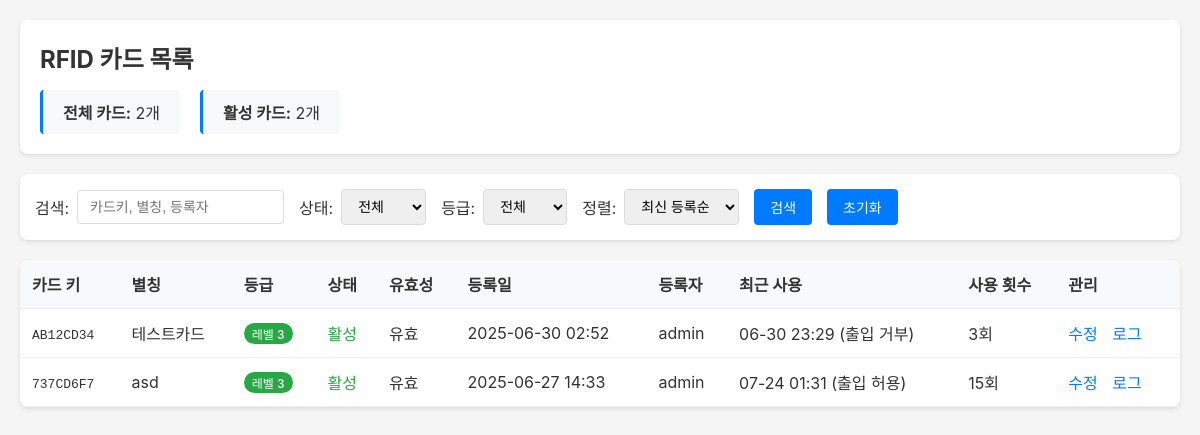
/RFID/card_list/ (signed in), run on an earlier commit of the app's database.
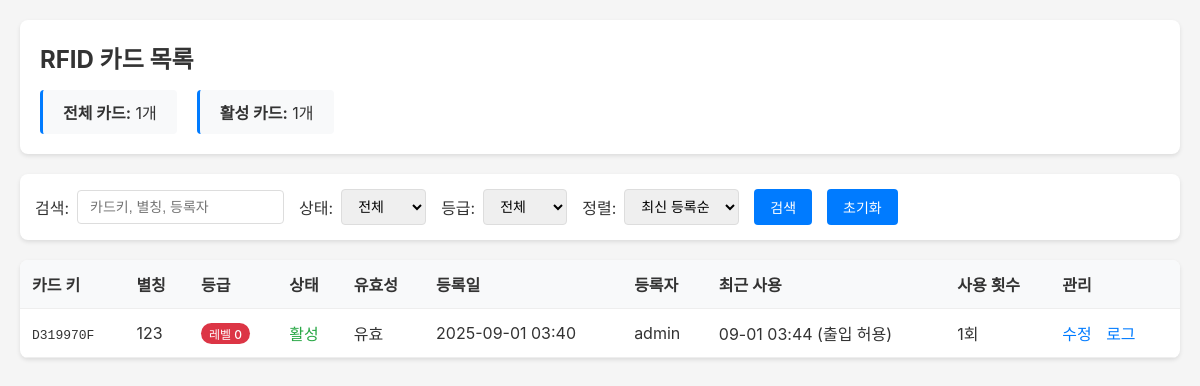
And on a later commit of the database.
### RFID/models.py (models this page shows, shortened)
class Card(models.Model):
    card_key_value = models.CharField(
        max_length=20,
        verbose_name="카드 고유키",
        help_text="RFID 카드의 UID (Hex 형태)"
    )
    card_alias = models.CharField(
        max_length=100,
        verbose_name="카드 별칭",
        help_text="예: 홍길동 카드, 임시카드1"
    )
    card_level = models.IntegerField(
        default=5,
        validators=[MinValueValidator(0), MaxValueValidator(5)],
        verbose_name="카드 보안 등급",
        help_text="0=최고 권한, 5=최저 권한"
    )
    regist_date = models.DateTimeField(
        auto_now_add=True,
        verbose_name="등록일시"
    )
    who_add = models.CharField(
        max_length=100,
        verbose_name="등록자",
        help_text="카드를 등록한 관리자 이름"
    )
    last_modify_date = models.DateTimeField(
        auto_now=True,
        verbose_name="마지막 수정일시"
    )
    last_modify_who = models.CharField(
        max_length=100,
        blank=True,
        verbose_name="마지막 수정자"
    )
    is_active = models.BooleanField(
        default=True,
        verbose_name="카드 활성 상태",
        help_text="False시 카드 사용 불가"
    )
    valid_from = models.DateTimeField(
        null=True,
        blank=True,
        verbose_name="유효 시작일"
    )
    valid_until = models.DateTimeField(
        null=True,
        blank=True,
        verbose_name="유효 종료일"
    )
    class Meta:
        db_table = 'card'
        verbose_name = "RFID 카드"
        verbose_name_plural = "Card : RFID 카드 목록"
        indexes = [
            models.Index(fields=['card_key_value']),
            models.Index(fields=['card_level']),
            models.Index(fields=['is_active']),
        ]
    def is_valid(self):
        if not self.is_active:
            return False
        now = timezone.now()
        if self.valid_from and now < self.valid_from:
            return False
        if self.valid_until and now > self.valid_until:
            return False
        return True

### RFID/card_list.py (the view)
# urls.py: path('card_list/', card_list.card_list, name='card_list'),
@login_required
def card_list(request):
    if not request.user.is_superuser:
        return HttpResponse("접근 권한이 없습니다.", status=403)
    search = request.GET.get('search', '')
    filter_active = request.GET.get('active', '')
    filter_level = request.GET.get('level', '')
    sort_by = request.GET.get('sort', '-regist_date')
    cards = Card.objects.all()
    if search:
        cards = cards.filter(
            Q(card_key_value__icontains=search) |
            Q(card_alias__icontains=search) |
            Q(who_add__icontains=search)
        )
    if filter_active:
        cards = cards.filter(is_active=(filter_active == 'true'))
    if filter_level:
        cards = cards.filter(card_level=int(filter_level))
    cards = cards.order_by(sort_by)
    cards = cards.annotate(
        use_count=Count('use_logs'),
    ).prefetch_related('use_logs')
    paginator = Paginator(cards, 20)
    page = request.GET.get('page', 1)
    cards_page = paginator.get_page(page)
    for card in cards_page:
        last_use = card.use_logs.order_by('-use_date').first()
        card.last_use_date = last_use.use_date if last_use else None
        card.last_use_result = last_use.get_access_result_display() if last_use else None
        card.validity_status = '유효' if card.is_valid() else '만료/비활성'
    context = {
        'cards': cards_page,
        'search': search,
        'filter_active': filter_active,
        'filter_level': filter_level,
        'sort_by': sort_by,
        'total_count': paginator.count,
        'active_count': Card.objects.filter(is_active=True).count(),
    }
    return render(request, 'card_list.html', context)

### RFID/templates/card_list.html (shortened to what this page needs)
<!DOCTYPE html>
<html lang="ko">
<head>
</head>
<body>
    <div class="container">
        <div class="header">
            <h1>RFID 카드 목록</h1>
            <div class="stats">
                <div class="stat-box">
                    <strong>전체 카드:</strong> {{ total_count }}개
                </div>
                <div class="stat-box">
                    <strong>활성 카드:</strong> {{ active_count }}개
                </div>
            </div>
        </div>
        <form method="get" class="filters">
            <div class="filter-group">
                <label>검색:</label>
                <input type="text" name="search" value="{{ search }}" placeholder="카드키, 별칭, 등록자">
            </div>
            <div class="filter-group">
                <label>상태:</label>
                <select name="active">
                    <option value="">전체</option>
                </select>
            </div>
            <div class="filter-group">
                <label>등급:</label>
                <select name="level">
                    <option value="">전체</option>
                </select>
            </div>
            <div class="filter-group">
                <label>정렬:</label>
                <select name="sort">
                    <option value="-regist_date" {% if sort_by == '-regist_date' %}selected{% endif %}>최신 등록순</option>
                </select>
            </div>
            <button type="submit">검색</button>
            <button type="button" onclick="window.location.href='?'">초기화</button>
        </form>
        <div class="table-container">
            <table>
                <thead>
                    <tr>
                        <th>카드 키</th>
                        <th>별칭</th>
                        <th>등급</th>
                        <th>상태</th>
                        <th>유효성</th>
                        <th>등록일</th>
                        <th>등록자</th>
                        <th>최근 사용</th>
                        <th>사용 횟수</th>
                        <th>관리</th>
                    </tr>
                </thead>
                <tbody>
                    {% for card in cards %}
                    <tr>
                        <td><code>{{ card.card_key_value }}</code></td>
                        <td>{{ card.card_alias }}</td>
                        <td><span class="level-badge level-{{ card.card_level }}">레벨 {{ card.card_level }}</span></td>
                        <td>
                            {% if card.is_active %}
                                <span class="status-active">활성</span>
                            {% else %}
                                <span class="status-inactive">비활성</span>
                            {% endif %}
                        </td>
                        <td>{{ card.validity_status }}</td>
                        <td>{{ card.regist_date|date:"Y-m-d H:i" }}</td>
                        <td>{{ card.who_add }}</td>
                        <td>
                            {% if card.last_use_date %}
                                {{ card.last_use_date|date:"m-d H:i" }}
                                ({{ card.last_use_result }})
                            {% else %}
                                -
                            {% endif %}
                        </td>
                        <td>{{ card.use_count }}회</td>
                        <td class="actions">
                            <a href="/RFID/card_edit/{{ card.id }}/">수정</a>
                            <a href="#" onclick="viewLogs({{card.id}})">로그</a>
                        </td>
                    </tr>
                    {% empty %}
                    <tr>
                        <td colspan="10" style="text-align: center; padding: 40px;">
                            검색 결과가 없습니다.
                        </td>
                    </tr>
                    {% endfor %}
                </tbody>
            </table>
        </div>
    </div>
</body>
</html>

### RFID/templates/card_list.html (style rules this page uses)
* { margin: 0; padding: 0; box-sizing: border-box; }
body { font-family: -apple-system, BlinkMacSystemFont, 'Segoe UI', sans-serif; background: #f5f5f5; color: #333; }
.container { max-width: 1200px; margin: 0 auto; padding: 20px; }
.header { background: white; padding: 20px; border-radius: 8px; box-shadow: 0 2px 4px rgba(0,0,0,0.1); margin-bottom: 20px; }
.header h1 { font-size: 24px; margin-bottom: 10px; }
.stats { display: flex; gap: 20px; margin-top: 15px; }
.stat-box { padding: 10px 20px; background: #f8f9fa; border-radius: 4px; border-left: 3px solid #007bff; }
.filters { background: white; padding: 15px; border-radius: 8px; box-shadow: 0 2px 4px rgba(0,0,0,0.1); margin-bottom: 20px; display: flex; gap: 15px; flex-wrap: wrap; align-items: center; }
.filter-group { display: flex; align-items: center; gap: 8px; }
input[type="text"], select { padding: 8px 12px; border: 1px solid #ddd; border-radius: 4px; font-size: 14px; }
button { padding: 8px 16px; background: #007bff; color: white; border: none; border-radius: 4px; cursor: pointer; font-size: 14px; }
.table-container { background: white; border-radius: 8px; box-shadow: 0 2px 4px rgba(0,0,0,0.1); overflow: hidden; }
table { width: 100%; border-collapse: collapse; }
th, td { padding: 12px; text-align: left; border-bottom: 1px solid #eee; }
th { background: #f8f9fa; font-weight: 600; position: sticky; top: 0; }
.status-active { color: #28a745; font-weight: 500; }
.level-badge { display: inline-block; padding: 2px 8px; border-radius: 12px; font-size: 12px; font-weight: 500; }
.level-0 { background: #dc3545; color: white; }
.actions a { color: #007bff; text-decoration: none; margin-right: 10px; }

What changed in the data, as far as the page shows it:
removed Card: card_key_value "AB12CD34", card_alias "테스트카드", card_level "3", is_active "활성", validity_status "유효", regist_date "2025-06-30 02:52", who_add "admin", last_use_date "06-30 23:29", last_use_result "출입 거부", use_count "3"
removed Card: card_key_value "737CD6F7", card_alias "asd", card_level "3", is_active "활성", validity_status "유효", regist_date "2025-06-27 14:33", who_add "admin", last_use_date "07-24 01:31", last_use_result "출입 허용", use_count "15"
added Card: card_key_value "D319970F", card_alias "123", card_level "0", is_active "활성", validity_status "유효", regist_date "2025-09-01 03:40", who_add "admin", last_use_date "09-01 03:44", last_use_result "출입 허용", use_count "1"
Also different on the page:
{{ total_count }}: "2" → "1"
{{ active_count }}: "2" → "1"
